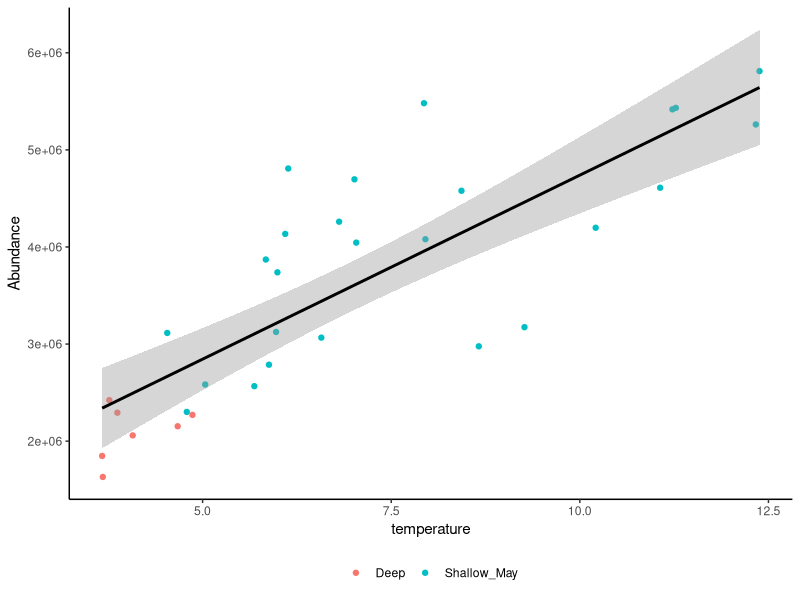

Recreate this plot in R.
## ---- chunk 1
#install.packages("tinytex")
#install.packages("_XQuartz")
#tinytex::install_tinytex()
knitr::opts_chunk$set(echo = TRUE)
## ---- chunk 2
# Load library/ packages
library(tidyverse)
## ---- chunk 3
# Load in lake ontario microbial community data
sample_and_taxon <-
  read_csv("sample_and_taxon.csv")
# Inspect the data
glimpse(sample_and_taxon)
View(sample_and_taxon)
## ---- chunk 4
# temp on the x
# cell abundance on the y
# colored by env_group
# make it look nice 
ggplot(data = sample_and_taxon, by = "env_group", 
       aes(x = temperature, y = cells_per_ml, 
                   color = env_group)) +
    geom_point(aes(color = env_group)) +
  labs(x = "temperature", y = "Abundance") +
  #scale_color_manual(values = c("godenrodl"))
  geom_smooth(method = "lm", color = "black") +
  theme_classic() +
  theme(legend.position = "bottom",
        legend.title = element_blank())

## ---- chunk 5
# Hoow many samples do I have?
n_samples <-
  sample_and_taxon %>%
  # Only pick out sample_id column
  select(sample_id) %>%
  # Number of distinct names in the column
  n_distinct()

# Calculate the minimum and maximum temps
# min
minTemp <-
  sample_and_taxon %>% 
  summarize(round(min(temperature), digits = 1)) %>%
pull()  # only give me a number
# max
maxTemp <-
sample_and_taxon %>% 
  summarize(round(max(temperature), digits = 1)) %>%
pull()
  
